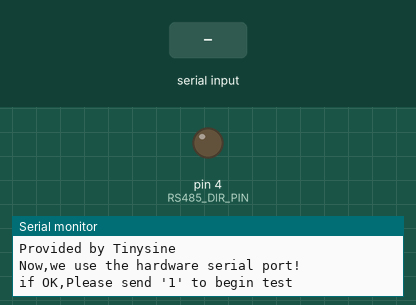
Recording of a sketch running on a simulated Arduino Uno, built with avr-gcc and run on an emulated ATmega328P. On the bench: output pins drawn as LEDs (lit = HIGH), the last lines printed to the serial monitor. The test bench sets the inputs (shaded band).

Above: at 1.4 s.
1.5 s: "1" received over Serial
At 1.57 s:
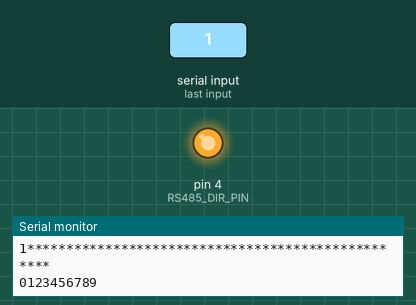
Timing chart, 0 to 4.5 s (numbered marks = the images above; inputs shaded):
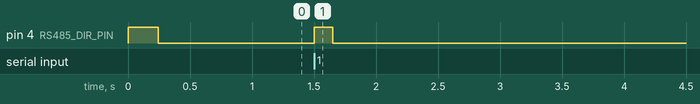

Measured:
- after the input at 1.5 s, pin 4 (RS485_DIR_PIN): LOW → HIGH at once, → LOW 0.15 s later

The sketch:

RS232_RS485_Shield_Test.ino
```cpp
// (licence header left out)
/********************************************************************************************************
 * 										INCLUDE FILES
********************************************************************************************************/
#include <SoftwareSerial.h>

#define RS485_DIR_PIN     4

/********************************************************************************************************
 * 										VARIABLES DEFINITION
********************************************************************************************************/
unsigned char Cmd;
unsigned char i;

/********************************************************************************************************
 * 										FUNCTION PROTOTYPES
********************************************************************************************************/


SoftwareSerial mySerial(2, 3); // RX, TX

void setup()
{
    pinMode(RS485_DIR_PIN, OUTPUT);             //Set RS485 direction pin as output
    digitalWrite(RS485_DIR_PIN, LOW);           //Set RS485 chip as receiver

    Serial.begin(9600);
    mySerial.begin(9600);

    while (!Serial)
    {
        ; // wait for serial port to connect. Needed for Leonardo only
    }

    digitalWrite(RS485_DIR_PIN, HIGH);         //Set RS485 as transmitter
    //delay(10);
    //MCU send some message to wifi bee throutht software serial
    Serial.println("Hello,this is RS232&RS485 Shield testing program.");
    Serial.println("Provided by Tinysine");
    Serial.println("Now,we use the hardware serial port!");
    Serial.println("if OK,Please send '1' to begin test");

    mySerial.println("Hello,this is RS232&RS485 Shield testing program.");
    mySerial.println("Provided by Tinysine");
    mySerial.println("Now,we use the software serial port!");
    mySerial.println("if OK,Please send '1' to begin test");
}

void loop() // run over and over
{
    digitalWrite(RS485_DIR_PIN, LOW);         //Set RS485 as receiver

    if (Serial.available())
    {
        Cmd = Serial.read();

        digitalWrite(RS485_DIR_PIN, HIGH);
        //delay(10);

        Serial.write(Cmd);

        //MCU get some message from wifi bee throutht hardware serial
        if('1'==Cmd)
        {
            Serial.println(" ");
            Serial.println(" ");
            Serial.println("1**************************************************");
            Serial.println("0123456789");
            Serial.println("abcdefg hijklm nopqrst uvwxyz");
            Serial.println("The hardware serial port testing                OK!:");
            Serial.println("1**************************************************");
            //delay(1000);
            //Serial.end();
        }
    }

    if (mySerial.available())
    {
        Cmd = mySerial.read();

        digitalWrite(RS485_DIR_PIN, HIGH);
        //delay(10);

        mySerial.write(Cmd);

        //MCU get some message from wifi bee throutht software serial
        if('1'==Cmd)
        {
            mySerial.println(" ");
            mySerial.println(" ");
            mySerial.println("1**************************************************");
            mySerial.println("0123456789");
            mySerial.println("abcdefg hijklm nopqrst uvwxyz");
            mySerial.println("The software serial port testing                OK!:");
            mySerial.println("1**************************************************");
            //delay(1000);
            //mySerial.end();

        }
    }


}
```
